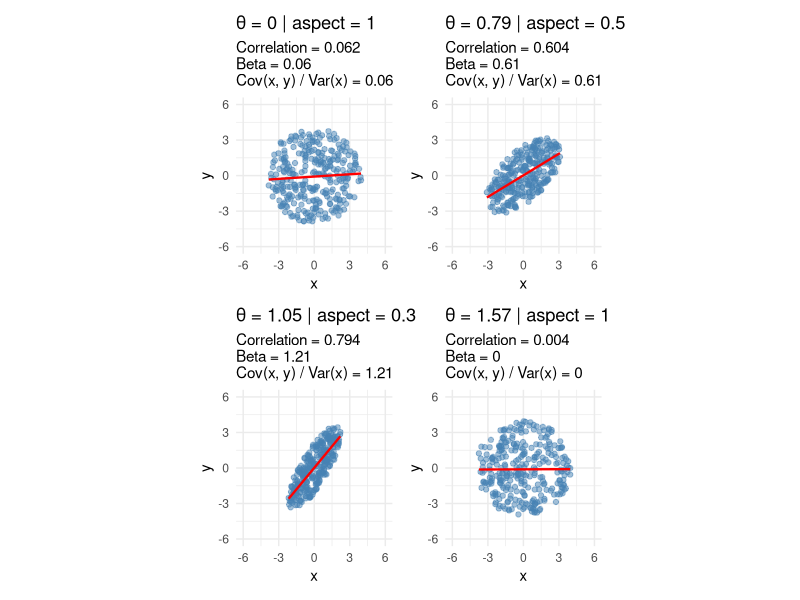

This figure's R source:
library(patchwork)
library(tidyverse)

# Core functions
rotate <- function(theta) {
  matrix(
    c(cos(theta), sin(theta),
      -sin(theta), cos(theta)),
    nrow = 2
  )
}

scale_matrix <- function(aspect) {
  matrix(
    c(1, 0,
      0, aspect),
    nrow = 2
  )
}

generate_points <- function(n, r) {
  points <- matrix(nrow = 0, ncol = 2)

  while (nrow(points) < n) {
    p <- runif(2, -r, r)

    if (sqrt(sum(p^2)) <= r) {
      points <- rbind(points, p)
    }
  }

  points
}

transform_points <- function(points, theta, aspect) {
  T_matrix <- rotate(theta) %*%
    scale_matrix(aspect)

  t(
    apply(
      points,
      1,
      function(p) (T_matrix %*% p)[, 1]
    )
  )
}

correlation_plot <-
  function(theta, aspect, n = 300, r = 4) {
    pts <- generate_points(n, r)

    transformed <- transform_points(
      pts, theta, aspect
    )

    df <- tibble(
      x = transformed[, 1],
      y = transformed[, 2]
    )

    model <- lm(y ~ x, data = df)

    df$y_pred <- predict(model)

    cor_val <- cor(df$x, df$y)
    cov_val <- cov(df$x, df$y)

    ggplot(df, aes(x = x, y = y)) +
      geom_point(
        alpha = 0.5, size = 1.5,
        color = "steelblue"
      ) +
      geom_line(
        aes(y = y_pred),
        color = "red", linewidth = 0.8
      ) +
      coord_fixed() +
      labs(
        title = paste(
          "θ =", round(theta, 2),
          "| aspect =", aspect
        ),
        subtitle = paste0(
          "Correlation = ",
          round(cor_val, 3),
          "\n",
          "Beta = ",
          round(coef(model)[2], 2),
          "\n",
          "Cov(x, y) / Var(x) = ",
          round(cov_val / var(df$x), 2)
        )
      ) +
      theme_minimal() +
      xlim(-6, 6) + ylim(-6, 6)
  }

p1 <- correlation_plot(theta = 0, aspect = 1)
p2 <- correlation_plot(theta = pi/4, aspect = 0.5)
p3 <- correlation_plot(theta = pi/3, aspect = 0.3)
p4 <- correlation_plot(theta = pi/2, aspect = 1)

(p1 + p2) / (p3 + p4)
